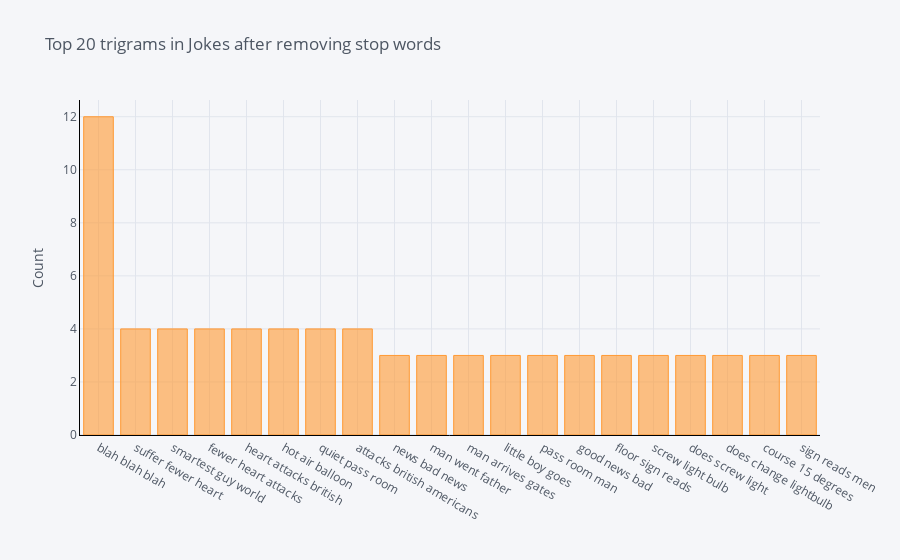

The code cell stored with this chart in its notebook:
### Code cell
configure_plotly_browser_state()


def get_top_n_trigram(corpus, n=None):
    vec = CountVectorizer(ngram_range=(3, 3), stop_words='english').fit(corpus)
    bag_of_words = vec.transform(corpus)
    sum_words = bag_of_words.sum(axis=0) 
    words_freq = [(word, sum_words[0, idx]) for word, idx in vec.vocabulary_.items()]
    words_freq =sorted(words_freq, key = lambda x: x[1], reverse=True)
    return words_freq[:n]
common_words = get_top_n_trigram(jokes['jokeText'], 20)
df6 = pd.DataFrame(common_words, columns = ['ReviewText' , 'count'])
df6.groupby('ReviewText').sum()['count'].sort_values(ascending=False).iplot(
    kind='bar', yTitle='Count', linecolor='black', title='Top 20 trigrams in Jokes after removing stop words')

### Figure 1 — Plotly figure (JSON) as saved in the notebook; plotly's stock layout.template omitted (floating-point values rounded to 4 significant figures)
{"data": [{"marker": {"color": "rgba(255, 153, 51, 0.6)", "line": {"color": "rgba(255, 153, 51, 1.0)", "width": 1}}, "name": "count", "orientation": "v", "text": "", "type": "bar", "x": ["blah blah blah", "suffer fewer heart", "smartest guy world", "fewer heart attacks", "heart attacks british", "hot air balloon", "quiet pass room", "attacks british americans", "news bad news", "man went father", "man arrives gates", "little boy goes", "pass room man", "good news bad", "floor sign reads", "screw light bulb", "does screw light", "does change lightbulb", "course 15 degrees", "sign reads men"], "y": [12, 4, 4, 4, 4, 4, 4, 4, 3, 3, 3, 3, 3, 3, 3, 3, 3, 3, 3, 3]}], "layout": {"legend": {"bgcolor": "#F5F6F9", "font": {"color": "#4D5663"}}, "paper_bgcolor": "#F5F6F9", "plot_bgcolor": "#F5F6F9", "title": {"font": {"color": "#4D5663"}, "text": "Top 20 trigrams in Jokes after removing stop words"}, "xaxis": {"gridcolor": "#E1E5ED", "linecolor": "black", "showgrid": true, "tickfont": {"color": "#4D5663"}, "title": {"font": {"color": "#4D5663"}, "text": ""}, "zerolinecolor": "#E1E5ED"}, "yaxis": {"gridcolor": "#E1E5ED", "linecolor": "black", "showgrid": true, "tickfont": {"color": "#4D5663"}, "title": {"font": {"color": "#4D5663"}, "text": "Count"}, "zerolinecolor": "#E1E5ED"}}}
